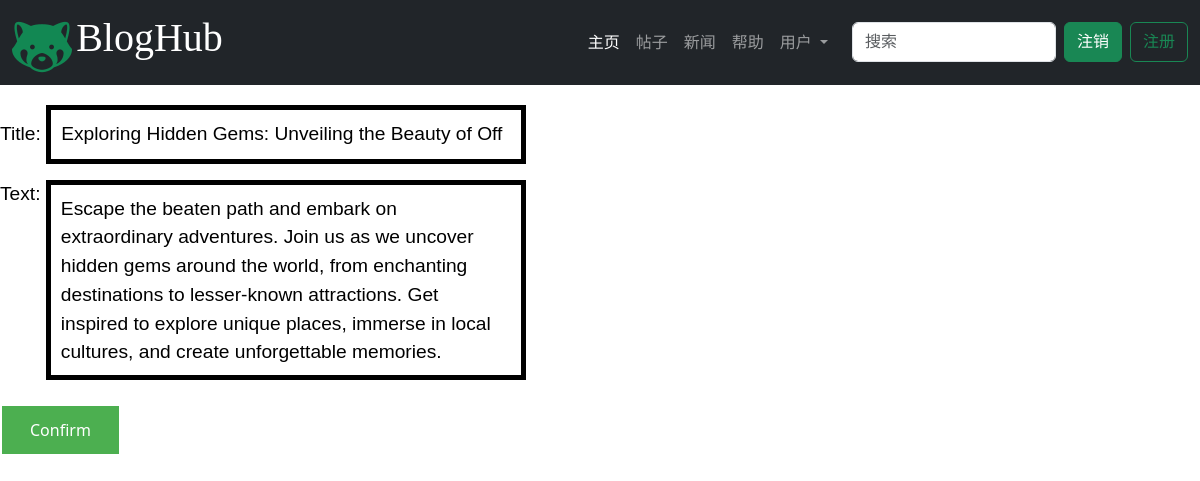
The page /edit_post/6/ (signed in) on the database its author committed.
### blogs/models.py (models this page shows, shortened)
class BlogPost(models.Model):
    title = models.CharField(max_length=50)
    text = models.TextField()
    author = models.ForeignKey(User,on_delete=models.CASCADE)
    date_added = models.DateTimeField(auto_now_add=True)
    audited = models.BooleanField(default=False)

### blogs/views.py (the view)
# urls.py: path(r'edit_post/<int:post_id>/',views.edit_post,name='edit_post'),
@login_required
def edit_post(request,post_id):
    post = BlogPost.objects.get(id=post_id)
    if not check_post_author(request,post):
        raise Http404
    if request.method != 'POST':
        form = PostForm(instance=post)
    else:
        form = PostForm(instance=post,data=request.POST)
        if form.is_valid():
            form.save()
            return HttpResponseRedirect(reverse('blogs:post',args=[post.id]))
    context = {'post':post,'form':form}
    return render(request,'blogs/edit_post.html',context)

### blogs/forms.py
class PostForm(forms.ModelForm):
    class Meta:
        model = BlogPost
        fields = ['title','text']
        labels = {'title':'','text':''}
        widgets = {'text': forms.Textarea(attrs={'cols': 80})}

### blogs/views.py (called while the page is built)
def check_post_author(request,post):
    return request.user==post.author

### blogs/templates/blogs/edit_post.html (shortened to what this page needs)
{% extends 'blogs/base.html'  %}
{%block main%}
   <form method="post" action="{% url 'blogs:edit_post' post.id%}">
    <p>
        <span class="label">
            Title:
        </span>
        {{form.title}}
    </p>
    <p>
        <span class="label" style="vertical-align: top;">
            Text:
        </span>
        {{form.text}}
    </p>
    <button type="submit" class="confirm--btn">Confirm</button>
   </form>
   {% endblock main %}

### blogs/static/blogs/css/base.css (style rules this page uses)
body { padding-bottom: 20px; }

### blogs/templates/blogs/edit_post.html (style rules this page uses)
.confirm--btn { background-color: #4CAF50; border: none; color: white; padding: 12px 28px; text-align: center; text-decoration: none; display: inline-block; font-size: 16px; margin: 4px 2px; cursor: pointer; }
textarea { width:40%; height: 200px; overflow-y:scroll; resize: none; border: 5px solid black; padding: 10px; background-repeat: no-repeat; font-family:'Gill Sans', 'Gill Sans MT', Calibri, 'Trebuchet MS', sans-serif; color: #000; text-decoration: none; font-size:larger; }
input { border: 5px solid black; padding: 10px; width:40%; background-repeat: no-repeat; font-family:'Gill Sans', 'Gill Sans MT', Calibri, 'Trebuchet MS', sans-serif; color: #000; text-decoration: none; font-size:larger; }
.label { font-family:'Gill Sans', 'Gill Sans MT', Calibri, 'Trebuchet MS', sans-serif; color: #000; text-decoration: none; font-size:larger; }

### rows shown on the page
BlogPost: title "Exploring Hidden Gems: Unveiling the Beauty of Off", text "Escape the beaten path and embark on extraordinary adventures. Join us as we uncover hidden gems around the world, from enchanting destinations to lesser-known attractions. Get inspired to explore unique places, immerse in local cultures, and create unforgettable memories."
